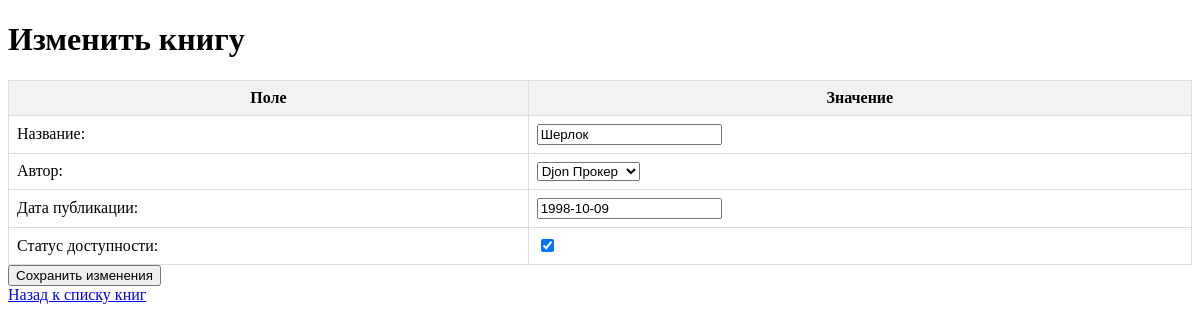
The app's page /books/update/13/ with its own data.
### books/models.py (models this page shows, shortened)
class Book(models.Model):
    title = models.CharField(max_length=200)
    author = models.ForeignKey(Author, on_delete=models.CASCADE, related_name='books')
    published_date = models.DateField(null=True, blank=True)
    is_available = models.BooleanField(default=True)

### books/views.py (the view)
# urls.py: path('update/<int:pk>/', BookUpdateView.as_view(), name='update_book'),
class BookUpdateView(UpdateView):
    model = Book
    form_class = BookForm
    template_name = 'books/update_book.html'
    success_url = reverse_lazy('book_list')

### books/forms.py
class BookForm(forms.ModelForm):
    class Meta:
        model = Book
        fields = ['title', 'author', 'published_date', 'is_available']

### books/models.py (called while the page is built)
    def __str__(self):
        return f"{self.first_name} {self.last_name}"

### templates/books/update_book.html (shortened to what this page needs)
<!DOCTYPE html>
<html lang="ru">
<head>
</head>
<body>
    <h1>Изменить книгу</h1>
    <form method="post">
        <table>
            <tr>
                <th>Поле</th>
                <th>Значение</th>
            </tr>
            <tr>
                <td>Название:</td>
                <td>
                    {{ form.title }}
                </td>
            </tr>
            <tr>
                <td>Автор:</td>
                <td>
                    {{ form.author }}
                </td>
            </tr>
            <tr>
                <td>Дата публикации:</td>
                <td>
                    {{ form.published_date }}
                </td>
            </tr>
            <tr>
                <td>Статус доступности:</td>
                <td>
                    {{ form.is_available }}
                </td>
            </tr>
        </table>
        <button type="submit">Сохранить изменения</button>
    </form>
    <a href="{% url 'book_list' %}">Назад к списку книг</a>
</body>
</html>

### templates/books/update_book.html (style rules this page uses)
table { width: 100%; border-collapse: collapse; }
th, td { border: 1px solid #ddd; padding: 8px; }
th { background-color: #f2f2f2; }

### records on screen
Book: title "Шерлок", author "Djon Прокер", published_date "1998-10-09", is_available "☑"
